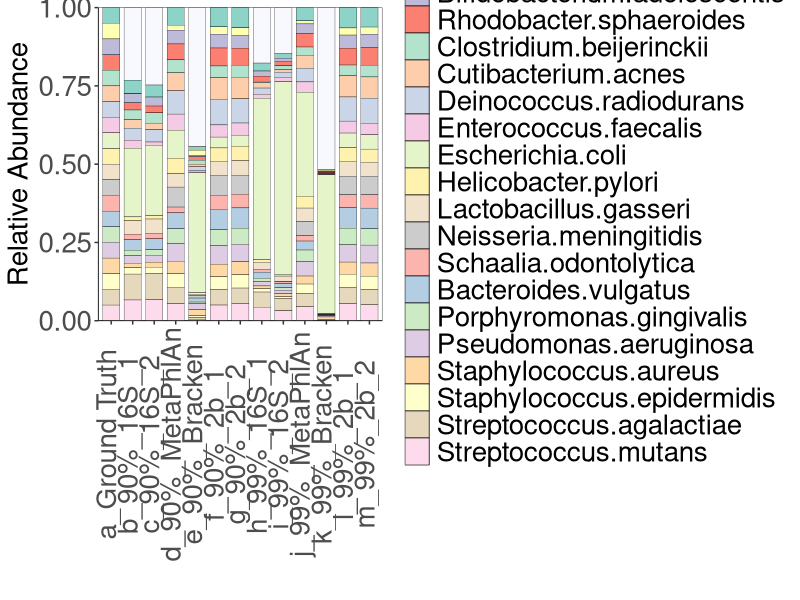

The R source for this figure:
library(reshape2)
library(ggplot2)
library(RColorBrewer)

result <- read.table("fig2b_input.txt", sep = "\t", header = T)
data <- melt(result, id.vars = "SampleID")
data <- data[order(data$variable), ]

nc <- length(unique(data$variable))
print(nc)

colors = c("ghostwhite", brewer.pal(4, "Set3"), 
           brewer.pal(8, "Pastel2"), 
           brewer.pal(8, "Pastel1"))

plot <- ggplot(data = data, aes(SampleID, value, fill = variable)) +
  scale_fill_manual(values = colors, guide = guide_legend(ncol = 1, bycol = TRUE)) +
  geom_bar(stat = "identity", position = "stack", color = "black", width = 0.8, linewidth = 0.1) +
  labs(x = "", y = "Relative Abundance", fill = "") +
  scale_y_continuous(expand = c(0, 0)) +
  theme_classic() +
  theme(
    panel.background = element_rect(fill = "white", colour = "black", linewidth = 0.25),
    axis.line = element_line(linewidth = 0.25),
    axis.title = element_text(size = 20),
    axis.text = element_text(size = 20),
    legend.title = element_text(size = 20),
    axis.text.y = element_text(size = 20),
    axis.text.x = element_text(size = 20, angle = 90, vjust = 0.25),
    legend.text = element_text(size = 20),
    legend.position = "right"
  )

print(plot)
